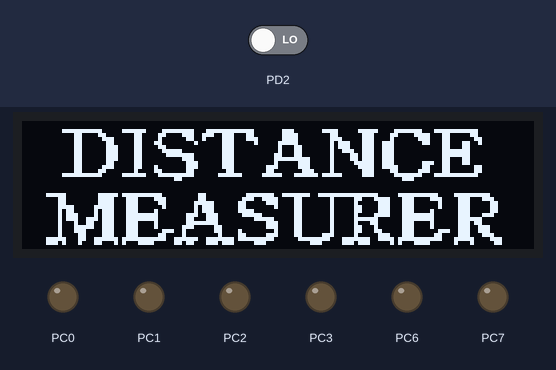
Simulated run of this program. Board: ATmega8, built with avr-gcc and emulated at 16 MHz. On the bench: 128×32 one-colour display, output pins drawn as LEDs (lit = HIGH). Wiring (inferred from the names in the program): SSD1306 OLED at I2C address 0x3C. The test bench sets the inputs (shaded band); at power-on: PD2 LOW. Pins used as bus, display or sensor lines are not drawn.

Above: at 0.1 s.
At 1.2 s:
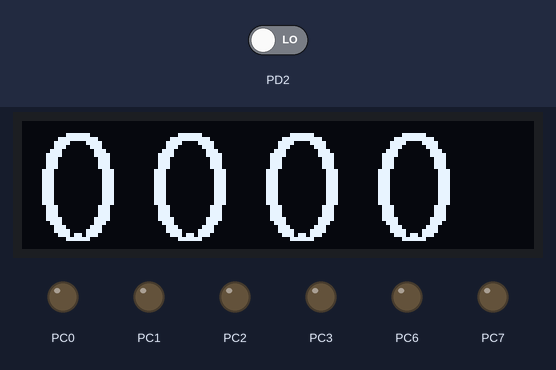

The program:

main.c
```c
/*
	폰트크기 21일때 (폭 17 세로 20) -> 20x24 폰트제작 가능
	폰트크기 28일때 (폭 23 세로 27) -> 28x32 폰트제작 가능

	atmega8의 데이터를 sram이 아닌 플래시 메모라에 저장하려면 pgmspace.h 를 사용해야한다. 이때 #define __PROG_TYPES_COMPAT__	를 추가해줘야함
	10x16 폰트를 출력하려면 8비트 데이터 20개가 필요함 28x32 폰트를 출력하려면 8비트 데이터 112개 필요

	출력방식은 데이터시트의 page addressing mode 참조

	통신 방식은 IIC avr에서는 TWI통신이라고 불린다.

*/


#define F_CPU 16000000UL
#define __PROG_TYPES_COMPAT__	//비트맵, 폰트데이터를 sram이 아닌 플래시 메모리에 저장하기 위해 사용

#include <avr/io.h>
#include <util/delay.h>
#include <avr/pgmspace.h>	//비트맵, 폰트데이터를 sram이 아닌 플래시 메모리에 저장하기 위해 사용
#include <avr/interrupt.h>
#define add 0x78

volatile unsigned int count = 0,m = 0, n = 0, cnt = 0, over_cnt = 0, sum = 0;
volatile unsigned int one, two, three, four;

const prog_uchar panel [] = {
	0x00, 0x00, 0x00, 0x00, 0x00, 0x00, 0x00, 0x00, 0x00, 0x00, 0x04, 0x04, 0x04, 0xFC, 0xFC, 0x04,
	0x04, 0x04, 0x04, 0x0C, 0x18, 0xF0, 0xF0, 0xC0, 0x00, 0x04, 0x04, 0x04, 0xFC, 0xFC, 0x04, 0x00,
	0x00, 0x20, 0x78, 0xCC, 0x84, 0x84, 0x84, 0x84, 0x0C, 0x1C, 0x1C, 0x20, 0x00, 0x18, 0x0C, 0x0C,
	0x04, 0x04, 0xFC, 0xFC, 0xFC, 0x04, 0x04, 0x04, 0x1C, 0x1C, 0x30, 0x00, 0x00, 0x00, 0x00, 0x00,
	0xE0, 0x3C, 0x3C, 0x3C, 0xF8, 0xC0, 0x00, 0x00, 0x00, 0x00, 0x00, 0x04, 0x04, 0xFC, 0x1C, 0x70,
	0xE0, 0xE0, 0x80, 0x00, 0x04, 0xFC, 0xFC, 0xFC, 0x04, 0x00, 0xE0, 0xE0, 0xF8, 0x0C, 0x04, 0x04,
	0x04, 0x04, 0x0C, 0x1C, 0x38, 0x38, 0x00, 0x04, 0x04, 0xFC, 0xFC, 0x84, 0x84, 0x84, 0xE4, 0xE4,
	0x0C, 0x1C, 0x30, 0x00, 0x00, 0x00, 0x00, 0x00, 0x00, 0x00, 0x00, 0x00, 0x00, 0x00, 0x00, 0x00,
	0x00, 0x00, 0x00, 0x00, 0x00, 0x00, 0x00, 0x00, 0x00, 0x00, 0x20, 0x20, 0x20, 0x3F, 0x3F, 0x20,
	0x20, 0x20, 0x20, 0x30, 0x18, 0x0F, 0x0F, 0x03, 0x00, 0x20, 0x20, 0x20, 0x3F, 0x2F, 0x20, 0x00,
	0x00, 0x18, 0x30, 0x20, 0x21, 0x21, 0x61, 0x61, 0x23, 0x3F, 0x3F, 0x0C, 0x00, 0x00, 0x00, 0x00,
	0x00, 0x20, 0x2F, 0x3F, 0x3F, 0x20, 0x20, 0x00, 0x00, 0x00, 0x00, 0x00, 0x20, 0x38, 0x38, 0x2F,
	0x23, 0x02, 0x02, 0x02, 0x23, 0x2F, 0x3E, 0x3E, 0x30, 0x20, 0x00, 0x20, 0x20, 0x3F, 0x20, 0x20,
	0x00, 0x00, 0x03, 0x07, 0x0C, 0x3F, 0x3F, 0x3F, 0x00, 0x00, 0x0F, 0x0F, 0x1F, 0x38, 0x20, 0x60,
	0x60, 0x60, 0x20, 0x30, 0x1C, 0x1C, 0x04, 0x20, 0x20, 0x3F, 0x3F, 0x21, 0x21, 0x21, 0x27, 0x27,
	0x20, 0x38, 0x18, 0x00, 0x00, 0x00, 0x00, 0x00, 0x00, 0x00, 0x00, 0x00, 0x00, 0x00, 0x00, 0x00,
	0x00, 0x00, 0x00, 0x00, 0x00, 0x00, 0x04, 0x04, 0x04, 0xFC, 0x3C, 0xE0, 0xE0, 0x80, 0x00, 0x00,
	0x00, 0x00, 0xE0, 0x3C, 0xFC, 0xFC, 0xFC, 0x04, 0x00, 0x04, 0xFC, 0xFC, 0xFC, 0x84, 0x84, 0x84,
	0x84, 0xCC, 0x1C, 0x38, 0x00, 0x00, 0x00, 0x00, 0x00, 0x80, 0x80, 0xF0, 0x1C, 0x7C, 0xF0, 0xF0,
	0x80, 0x00, 0x00, 0x00, 0x00, 0x00, 0x70, 0xF8, 0xCC, 0xCC, 0x84, 0x84, 0x0C, 0x1C, 0x1C, 0x38,
	0x00, 0x04, 0x04, 0x04, 0xFC, 0xFC, 0x04, 0x04, 0x00, 0x00, 0x04, 0x04, 0x04, 0xFC, 0x04, 0x04,
	0x04, 0x04, 0x04, 0xFC, 0x6C, 0x04, 0x04, 0x04, 0x8C, 0xF8, 0xF8, 0xF8, 0x00, 0x00, 0x04, 0xFC,
	0xFC, 0xFC, 0x84, 0x84, 0x84, 0x84, 0xCC, 0x0C, 0x38, 0x00, 0x00, 0x00, 0x04, 0xFC, 0xFC, 0xFC,
	0x04, 0x04, 0x04, 0x8C, 0x8C, 0xF8, 0x70, 0x00, 0x00, 0x00, 0x00, 0x00, 0x00, 0x00, 0x00, 0x00,
	0x00, 0x00, 0x00, 0x00, 0x00, 0x00, 0x60, 0x60, 0x60, 0x3F, 0x60, 0x01, 0x01, 0x0F, 0x7C, 0x3C,
	0x07, 0x07, 0x61, 0x60, 0x3F, 0x3F, 0x3F, 0x60, 0x00, 0x60, 0x3F, 0x3F, 0x3F, 0x61, 0x61, 0x61,
	0x61, 0x27, 0x30, 0x38, 0x08, 0x08, 0x60, 0x60, 0x3C, 0x67, 0x67, 0x22, 0x02, 0x02, 0x63, 0x63,
	0x6F, 0x3C, 0x60, 0x60, 0x60, 0x00, 0x38, 0x30, 0x20, 0x20, 0x61, 0x61, 0x61, 0x37, 0x37, 0x1E,
	0x00, 0x00, 0x00, 0x00, 0x1F, 0x3F, 0x20, 0x20, 0x60, 0x60, 0x60, 0x30, 0x30, 0x1F, 0x00, 0x00,
	0x60, 0x60, 0x60, 0x3F, 0x6D, 0x61, 0x61, 0x03, 0x0F, 0x38, 0x30, 0x30, 0x60, 0x00, 0x60, 0x3F,
	0x3F, 0x3F, 0x61, 0x61, 0x61, 0x61, 0x27, 0x30, 0x38, 0x08, 0x08, 0x00, 0x60, 0x3F, 0x3F, 0x3F,
	0x61, 0x03, 0x0F, 0x1C, 0x1C, 0x30, 0x60, 0x60, 0x00, 0x00, 0x00, 0x00, 0x00, 0x00, 0x00, 0x00
};


// 10x16 폰트 배열
const prog_uchar font [][20] = {
	//0
	{0x00, 0xC0, 0xE0, 0xF0, 0xF0, 0x38, 0x18, 0x88, 0xF8, 0xF0, 0x0F, 0x1F, 0x1F, 0x13, 0x18, 0x0C, 0x06, 0x03, 0x01, 0x00},
	//1
	{0x00, 0x00, 0x00, 0x80, 0xC0, 0xE0, 0xF0, 0XF8, 0X38, 0X18, 0x02, 0x12, 0x1B, 0x1D, 0x1F, 0x0F, 0x03, 0x00, 0x00, 0x00},
	//2
	{0x00, 0x00, 0xE0, 0xF0, 0xF0, 0x38, 0x88, 0xF8, 0xF8, 0x70, 0x10, 0x18, 0x0C, 0x1E, 0x1E, 0x1B, 0x19, 0x18, 0x08, 0x00},
	//3
	{0x00, 0x00, 0x00, 0x70, 0x70, 0xB8, 0x88, 0xC8, 0x78 ,0x78, 0x0E, 0x1E, 0x16, 0x10, 0x18, 0x1C, 0x1F, 0x0F, 0x07, 0x00},
	//4
	{0x00, 0x00, 0x00, 0xC0, 0xE0, 0x78, 0x38, 0x98, 0xC8, 0x40, 0x04, 0x06, 0x13, 0x1F, 0x1C, 0x1E, 0x0F, 0x05, 0x04, 0x00},
	//5
	{0x00, 0x00, 0x00, 0xC0, 0xF0, 0xB8, 0x98, 0x98, 0x18, 0x08, 0x0C, 0x1C, 0x14, 0x10, 0x18, 0x1C, 0x1F, 0x0F, 0x07, 0x00},
	//6
	{0x00, 0x00, 0xC0, 0xE0, 0xF0, 0xF0, 0x98, 0x88, 0x38, 0x38, 0x00, 0x0F, 0x1F, 0x1F, 0x13, 0x1D, 0x1F, 0x0F, 0x07, 0x00},
	//7
	{0x00, 0x00, 0x00, 0x20, 0x38, 0x98, 0xD0, 0xF0, 0x30, 0x18, 0x00, 0x00, 0x38, 0x3E, 0x3F, 0x07, 0x01, 0x00, 0x00, 0x00},
	//8
	{0x00, 0x00, 0x00, 0x70, 0xF0, 0xF8, 0xC8, 0xF8, 0x78, 0x30, 0x0E, 0x1F, 0x1F, 0x11, 0x11, 0x11, 0x1F, 0x0F, 0x07, 0x00},
	//9
	{0x00, 0x00, 0xE0, 0xF0, 0xF8, 0x38, 0xC8, 0xF8, 0xF8, 0xF0, 0x0C, 0x1C, 0x1C, 0x11, 0x19, 0x0D, 0x0F, 0x07, 0x03, 0x00},
	//c
	{0x00, 0x00, 0x80, 0xC0, 0x60, 0x20, 0x20, 0x20, 0x20, 0x00, 0x00, 0x00, 0x0F, 0x1F, 0x30, 0x20, 0x20, 0x20, 0x20, 0x00},
	//m
	{0xC0, 0xC0, 0x40, 0x40, 0x80, 0x80, 0x40, 0x40, 0xC0, 0x80, 0x3F, 0x3F, 0x00, 0x00, 0x3F, 0x3F, 0x00, 0x00, 0x3F, 0x3F}
};

//28x32 폰트 배열
const prog_uchar large_font [][112] = {
	//0
	{0x00, 0x00, 0x00, 0x00, 0x00, 0x00, 0x00, 0x80, 0xE0, 0xF0, 0x70, 0x38, 0x18, 0x18, 0x18, 0x18,
	0x38, 0x70, 0xF0, 0xE0, 0x80, 0x00, 0x00, 0x00, 0x00, 0x00, 0x00, 0x00, 0x00, 0x00, 0x00, 0x00,
	0x00, 0xF0, 0xFF, 0xFF, 0x0F, 0x01, 0x00, 0x00, 0x00, 0x00, 0x00, 0x00, 0x00, 0x00, 0x01, 0x0F,
	0xFF, 0xFF, 0xF0, 0x00, 0x00, 0x00, 0x00, 0x00, 0x00, 0x00, 0x00, 0x00, 0x00, 0x1F, 0xFF, 0xFF,
	0xE0, 0x00, 0x00, 0x00, 0x00, 0x00, 0x00, 0x00, 0x00, 0x00, 0x00, 0xE0, 0xFF, 0xFF, 0x1F, 0x00,
	0x00, 0x00, 0x00, 0x00, 0x00, 0x00, 0x00, 0x00, 0x00, 0x00, 0x01, 0x03, 0x0F, 0x1F, 0x1C, 0x38,
	0x20, 0x30, 0x30, 0x20, 0x38, 0x1C, 0x1F, 0x0F, 0x03, 0x01, 0x00, 0x00, 0x00, 0x00, 0x00, 0x00},
	//1
	{0x00, 0x00, 0x00, 0x00, 0x00, 0x00, 0x00, 0x00, 0x00, 0x80, 0x80, 0x80, 0xC0, 0xC0, 0xF8, 0xF8,
	0xF8, 0x00, 0x00, 0x00, 0x00, 0x00, 0x00, 0x00, 0x00, 0x00, 0x00, 0x00, 0x00, 0x00, 0x00, 0x00,
	0x00, 0x00, 0x00, 0x00, 0x00, 0x01, 0x01, 0x01, 0x01, 0x01, 0xFF, 0xFF, 0xFF, 0x00, 0x00, 0x00,
	0x00, 0x00, 0x00, 0x00, 0x00, 0x00, 0x00, 0x00, 0x00, 0x00, 0x00, 0x00, 0x00, 0x00, 0x00, 0x00,
	0x00, 0x00, 0x00, 0x00, 0x00, 0x00, 0xFF, 0xFF, 0xFF, 0x00, 0x00, 0x00, 0x00, 0x00, 0x00, 0x00,
	0x00, 0x00, 0x00, 0x00, 0x00, 0x00, 0x00, 0x00, 0x00, 0x00, 0x00, 0x00, 0x00, 0x00, 0x00, 0x00,
	0x00, 0x00, 0x3F, 0x3F, 0x3F, 0x00, 0x00, 0x00, 0x00, 0x00, 0x00, 0x00, 0x00, 0x00, 0x00, 0x00},
	//2
	{0x00, 0x00, 0x00, 0x00, 0x00, 0x00, 0x80, 0xC0, 0xE0, 0xF0, 0x70, 0x38, 0x18, 0x18, 0x18, 0x18,
	0x18, 0x38, 0x70, 0xF0, 0xE0, 0xC0, 0x80, 0x00, 0x00, 0x00, 0x00, 0x00, 0x00, 0x00, 0x00, 0x00,
	0x00, 0x00, 0x0F, 0x0F, 0x0F, 0x00, 0x00, 0x00, 0x00, 0x00, 0x00, 0x00, 0x00, 0x80, 0xC0, 0xE0,
	0xFF, 0x7F, 0x1F, 0x00, 0x00, 0x00, 0x00, 0x00, 0x00, 0x00, 0x00, 0x00, 0x00, 0x00, 0x00, 0xC0,
	0xE0, 0xF0, 0x70, 0x38, 0x1C, 0x0C, 0x06, 0x06, 0x03, 0x03, 0x01, 0x00, 0x00, 0x00, 0x00, 0x00,
	0x00, 0x00, 0x00, 0x00, 0x00, 0x00, 0x00, 0x00, 0x00, 0x3C, 0x3F, 0x3F, 0x23, 0x30, 0x30, 0x30,
	0x30, 0x30, 0x30, 0x30, 0x30, 0x30, 0x30, 0x30, 0x30, 0x30, 0x30, 0x00, 0x00, 0x00, 0x00, 0x00},
	//3
	{0x00, 0x00, 0x00, 0x00, 0x00, 0x00, 0x80, 0xC0, 0xE0, 0xF0, 0x18, 0x38, 0x08, 0x08, 0x08, 0x08,
	0x38, 0x18, 0xF0, 0xE0, 0xC0, 0x80, 0x00, 0x00, 0x00, 0x00, 0x00, 0x00, 0x00, 0x00, 0x00, 0x00,
	0x00, 0x00, 0x07, 0x07, 0x07, 0x00, 0x00, 0x00, 0x80, 0x80, 0x80, 0x80, 0xC0, 0xC0, 0xF0, 0x7F,
	0x3F, 0x1F, 0x00, 0x00, 0x00, 0x00, 0x00, 0x00, 0x00, 0x00, 0x00, 0x00, 0x00, 0xE0, 0xE0, 0xE0,
	0x00, 0x00, 0x00, 0x00, 0x01, 0x01, 0x01, 0x01, 0x01, 0x03, 0x07, 0x0F, 0xFE, 0xFC, 0xF8, 0x00,
	0x00, 0x00, 0x00, 0x00, 0x00, 0x00, 0x00, 0x00, 0x00, 0x01, 0x07, 0x0F, 0x1E, 0x1C, 0x30, 0x38,
	0x20, 0x20, 0x20, 0x20, 0x38, 0x30, 0x1C, 0x1E, 0x0F, 0x07, 0x01, 0x00, 0x00, 0x00, 0x00, 0x00},
	//4
	{0x00, 0x00, 0x00, 0x00, 0x00, 0x00, 0x00, 0x00, 0x00, 0x00, 0x00, 0x00, 0x00, 0x00, 0x80, 0xE0,
	0xF0, 0xF8, 0xF8, 0xF8, 0x00, 0x00, 0x00, 0x00, 0x00, 0x00, 0x00, 0x00, 0x00, 0x00, 0x00, 0x00,
	0x00, 0x00, 0x00, 0x00, 0x00, 0x80, 0xE0, 0xF0, 0x7C, 0x3E, 0x0F, 0x07, 0x03, 0xFF, 0xFF, 0xFF,
	0x00, 0x00, 0x00, 0x00, 0x00, 0x00, 0x00, 0x00, 0x00, 0x00, 0x00, 0x00, 0x00, 0xE0, 0xF0, 0xFC,
	0x9F, 0xCF, 0xC3, 0xC1, 0xC0, 0xC0, 0xC0, 0xC0, 0x80, 0xFF, 0xFF, 0xFF, 0x80, 0xC0, 0xC0, 0xC0,
	0x00, 0x00, 0x00, 0x00, 0x00, 0x00, 0x00, 0x00, 0x00, 0x00, 0x00, 0x00, 0x00, 0x00, 0x00, 0x00,
	0x00, 0x00, 0x00, 0x00, 0x00, 0x3F, 0x3F, 0x3F, 0x00, 0x00, 0x00, 0x00, 0x00, 0x00, 0x00, 0x00},
	//5
	{0x00, 0x00, 0x00, 0x00, 0x00, 0x00, 0x00, 0xC0, 0xF8, 0xF8, 0x18, 0x18, 0x18, 0x18, 0x18, 0x18,
	0x18, 0x18, 0x18, 0x18, 0x18, 0x18, 0x00, 0x00, 0x00, 0x00, 0x00, 0x00, 0x00, 0x00, 0x00, 0x00,
	0x00, 0x00, 0xF0, 0xFF, 0xFF, 0xE7, 0x70, 0x70, 0x30, 0x30, 0x30, 0x30, 0x70, 0x70, 0xE0, 0xC0,
	0xC0, 0x00, 0x00, 0x00, 0x00, 0x00, 0x00, 0x00, 0x00, 0x00, 0x00, 0x00, 0x00, 0x00, 0x01, 0x01,
	0x01, 0x00, 0x00, 0x00, 0x00, 0x00, 0x00, 0x00, 0x00, 0x00, 0x00, 0x03, 0xFF, 0xFF, 0xFC, 0x00,
	0x00, 0x00, 0x00, 0x00, 0x00, 0x00, 0x00, 0x00, 0x00, 0x07, 0x0F, 0x1F, 0x1C, 0x30, 0x38, 0x20,
	0x20, 0x20, 0x20, 0x20, 0x38, 0x18, 0x1C, 0x1F, 0x0F, 0x03, 0x00, 0x00, 0x00, 0x00, 0x00, 0x00},
	//6
	{0x00, 0x00, 0x00, 0x00, 0x00, 0x00, 0x00, 0x80, 0xE0, 0xF0, 0x70, 0x38, 0x38, 0x18, 0x18, 0x18,
	0x38, 0x38, 0xF0, 0xF0, 0xE0, 0x80, 0x00, 0x00, 0x00, 0x00, 0x00, 0x00, 0x00, 0x00, 0x00, 0x00,
	0x00, 0xF0, 0xFE, 0xFF, 0x8F, 0xC1, 0xC0, 0xE0, 0x60, 0x60, 0x60, 0x60, 0x60, 0xE0, 0xC0, 0xC3,
	0x83, 0x03, 0x00, 0x00, 0x00, 0x00, 0x00, 0x00, 0x00, 0x00, 0x00, 0x00, 0x00, 0xFF, 0xFF, 0xFF,
	0x07, 0x01, 0x00, 0x00, 0x00, 0x00, 0x00, 0x00, 0x00, 0x00, 0x01, 0x03, 0xFF, 0xFF, 0xFC, 0x00,
	0x00, 0x00, 0x00, 0x00, 0x00, 0x00, 0x00, 0x00, 0x00, 0x00, 0x03, 0x0F, 0x1F, 0x1C, 0x30, 0x38,
	0x20, 0x20, 0x20, 0x20, 0x30, 0x30, 0x18, 0x1E, 0x0F, 0x07, 0x01, 0x00, 0x00, 0x00, 0x00, 0x00},
	//7
	{0x00, 0x00, 0x00, 0x00, 0x00, 0x00, 0x18, 0x18, 0x18, 0x18, 0x18, 0x18, 0x18, 0x18, 0x18, 0x18,
	0x18, 0x98, 0xC8, 0xF8, 0xF8, 0x78, 0x18, 0x00, 0x00, 0x00, 0x00, 0x00, 0x00, 0x00, 0x00, 0x00,
	0x00, 0x00, 0x00, 0x00, 0x00, 0x00, 0x00, 0x00, 0x00, 0xC0, 0xF0, 0xFC, 0x7F, 0x1F, 0x07, 0x01,
	0x00, 0x00, 0x00, 0x00, 0x00, 0x00, 0x00, 0x00, 0x00, 0x00, 0x00, 0x00, 0x00, 0x00, 0x00, 0x00,
	0x00, 0x00, 0xC0, 0xF8, 0xFF, 0x7F, 0x07, 0x01, 0x00, 0x00, 0x00, 0x00, 0x00, 0x00, 0x00, 0x00,
	0x00, 0x00, 0x00, 0x00, 0x00, 0x00, 0x00, 0x00, 0x00, 0x00, 0x00, 0x00, 0x00, 0x3E, 0x3F, 0x3F,
	0x07, 0x00, 0x00, 0x00, 0x00, 0x00, 0x00, 0x00, 0x00, 0x00, 0x00, 0x00, 0x00, 0x00, 0x00, 0x00},
	//8
	{0x00, 0x00, 0x00, 0x00, 0x00, 0x00, 0x80, 0xC0, 0xE0, 0xF0, 0x70, 0x38, 0x18, 0x18, 0x18, 0x18,
	0x18, 0x38, 0x70, 0xF0, 0xE0, 0xC0, 0x80, 0x00, 0x00, 0x00, 0x00, 0x00, 0x00, 0x00, 0x00, 0x00,
	0x00, 0x00, 0x1F, 0x3F, 0x7F, 0xF0, 0xE0, 0xC0, 0x80, 0x80, 0x80, 0x80, 0x80, 0xC0, 0xE0, 0xF0,
	0x7F, 0x3F, 0x0F, 0x00, 0x00, 0x00, 0x00, 0x00, 0x00, 0x00, 0x00, 0x00, 0x00, 0xF0, 0xFC, 0xFE,
	0x0F, 0x07, 0x03, 0x03, 0x01, 0x01, 0x01, 0x01, 0x03, 0x03, 0x07, 0x0F, 0xFF, 0xFE, 0xFC, 0x00,
	0x00, 0x00, 0x00, 0x00, 0x00, 0x00, 0x00, 0x00, 0x00, 0x01, 0x07, 0x0F, 0x1E, 0x1C, 0x30, 0x38,
	0x20, 0x20, 0x20, 0x20, 0x38, 0x30, 0x18, 0x1C, 0x0F, 0x07, 0x01, 0x00, 0x00, 0x00, 0x00, 0x00},
	//9
	{0x00, 0x00, 0x00, 0x00, 0x00, 0x00, 0xC0, 0xE0, 0xF0, 0x70, 0x38, 0x38, 0x18, 0x18, 0x18, 0x18,
	0x38, 0x38, 0x70, 0xF0, 0xE0, 0x80, 0x00, 0x00, 0x00, 0x00, 0x00, 0x00, 0x00, 0x00, 0x00, 0x00,
	0x00, 0x7F, 0xFF, 0xFF, 0x81, 0x00, 0x00, 0x00, 0x00, 0x00, 0x00, 0x00, 0x00, 0x00, 0x00, 0xC1,
	0xDD, 0xFF, 0xFE, 0x00, 0x00, 0x00, 0x00, 0x00, 0x00, 0x00, 0x00, 0x00, 0x00, 0x00, 0x01, 0x03,
	0x07, 0x07, 0x0E, 0x0C, 0x0C, 0x0C, 0x0C, 0x0C, 0x0E, 0x06, 0x07, 0xE3, 0xFB, 0xFF, 0x1F, 0x00,
	0x00, 0x00, 0x00, 0x00, 0x00, 0x00, 0x00, 0x00, 0x00, 0x00, 0x07, 0x0F, 0x1F, 0x1C, 0x38, 0x20,
	0x20, 0x20, 0x20, 0x20, 0x38, 0x1C, 0x1E, 0x0F, 0x07, 0x01, 0x00, 0x00, 0x00, 0x00, 0x00, 0x00}
};

// 16*32 (:)폰트 배열
const prog_uchar dot [][16] = {
	{0x00, 0x00, 0x00, 0x00, 0x00, 0x00, 0x80, 0x80, 0x80, 0x00, 0x00, 0x00, 0x00, 0x00, 0x00, 0x00},
	{0x00, 0x00, 0x00, 0x00, 0x00, 0x03, 0x07, 0x07, 0x07, 0x03, 0x00, 0x00, 0x00, 0x00, 0x00, 0x00},
	{0x00, 0x00, 0x00, 0x00, 0x00, 0x80, 0xC0, 0xC0, 0xC0, 0x80, 0x00, 0x00, 0x00, 0x00, 0x00, 0x00},
	{0x00, 0x00, 0x00, 0x00, 0x00, 0x01, 0x03, 0x03, 0x03, 0x01, 0x00, 0x00, 0x00, 0x00, 0x00, 0x00}
};


void write(uint8_t com);
void data_write(uint8_t data);
void draw(const unsigned char *ch);
void draw_font(int x, int y, int ch);
void draw_large_font(int x, int ch);
void oled_init(void);
void clear(void);
//void draw_dot(int x);


//SSD1306 커맨드 전송 함수
void write(uint8_t com)
{
	TWCR=0xA4;	//Send START
	while (!(TWCR & (1<<TWINT)));

	TWDR=add;	//slave address + R/W
	TWCR=0x84;
	while (!(TWCR & (1<<TWINT)));

	TWDR=0x00;	//command 모드
	TWCR=0x84;
	while (!(TWCR & (1<<TWINT)));

	TWDR=com;	//data 출력
	TWCR=0x84;
	while (!(TWCR & (1<<TWINT)));

	TWCR=0x94;	//Send STOP
}

//SSD1306 데이터 전송 함수
void data_write(uint8_t data)
{
	TWCR=0xA4;	//Send START
	while (!(TWCR & (1<<TWINT)));

	TWDR=add;	//slave address + R/W
	TWCR=0x84;
	while (!(TWCR & (1<<TWINT)));

	TWDR=0x40;	//data 모드
	TWCR=0x84;
	while (!(TWCR & (1<<TWINT)));

	TWDR=data;	//data 출력
	TWCR=0x84;
	while (!(TWCR & (1<<TWINT)));

	TWCR=0x94;	//Send STOP
}


//128x32 비트맵 전송 함수
void draw(const unsigned char *ch)
{
	unsigned char x,y;
	unsigned int i=0;

	for(y=0;y<4;y++)
	{
		write(0xb0+y);	//(Y축 주소 지정 커맨드 범위(B0~B3))
		write(0x00);	// X축 주소
		write(0x10);	// X축 주소

		for(x=0;x<128;x++)
		{
			data_write(pgm_read_byte(&ch[i++]));		//ATMEGA8의 EEPROM이 아닌 플래시 메모리에 배열을 저장했기 때문에 pgm_read_byte로 읽어야한다.
		}
	}
}

//10x16 폰트 출력 함수
void draw_font(int x, int y, int ch)
{
	unsigned int i, j, k =0;
	unsigned int high, low;

	high = x / 16;
	low = x % 16;

	for(i=0; i<2; i++)
	{
		write(0xb0+i+y);
		write(0x00+low);
		write(0x10+high);
		for(j=0; j < 10; j++)
		{
			data_write(pgm_read_byte(&font[ch][k++]));
		}
	}
}

//28x32 폰트 출력 함수
void draw_large_font(int x, int ch)
{
	unsigned int i, j, k =0;
	unsigned int high, low;

	high = x / 16;
	low = x % 16;

	for(i=0; i<4; i++)
	{
		write(0xb0+i);
		write(0x00+low);
		write(0x10+high);

		for(j=0; j < 28; j++)
		{
			data_write(pgm_read_byte(&large_font[ch][k++]));
		}
	}
}

/*
void draw_dot(int x)
{
	unsigned int i, j, k =0;
	unsigned int high, low;

	high = x / 16;
	low = x % 16;

	for(i=0; i<4; i++)
	{
		k =0;
		write(0xb0+i);
		write(0x00+low);
		write(0x10+high);

		for(j=0; j < 16; j++)
		{
			data_write(pgm_read_byte(&dot[i][k++]));
		}
	}
}
*/

//OLED 화면 클리어 함수
void clear(void)
{
	unsigned int i, j;

	for(i=0; i<4; i++)
	{
		write(0xb0+i);
		write(0x00);
		write(0x10);
		for(j=0; j < 128; j++)
		{
			data_write(0x00);	//0X00으로 전부 채운다.
		}
	}
}


//OLED 화면 초기화 함수
void oled_init(void)
{
	write(0xAE); //display off
	write(0x20); //Set Memory Addressing Mode
	write(0x10); //00,Horizontal Addressing Mode;01,Vertical Addressing Mode;10,Page Addressing Mode (RESET);11,Invalid
	write(0xb0); //Set Page Start Address for Page Addressing Mode,0-7
	write(0xc8); //Set COM Output Scan Direction
	write(0x00); //---set low column address
	write(0x10); //---set high column address
	write(0x40); //--set start line address

	write(0x81); //--set contrast control register*
	write(0xFF);

	write(0xa1); //--set segment re-map 0 to 127
	write(0xa6); //--set normal display
	write(0xa8); //--set multiplex ratio(1 to 64)
	write(0x1F); //
	write(0xa4); //0xa4,Output follows RAM content;0xa5,Output ignores RAM content
	write(0xd3); //-set display offset
	write(0x00); //-not offset
	write(0xd5); //--set display clock divide ratio/oscillator frequency
	write(0xf0); //--set divide ratio
	write(0xd9); //--set pre-charge period

	write(0x22); //
	write(0xda); //--set com pins hardware configuration
	write(0x02);
	write(0xdb); //--set vcomh

	write(0x20); //0x20,0.77xVcc
	write(0x8d); //--set DC-DC enable
	write(0x14); //
	write(0xaf); //--turn on oled panel
}


//각자리수값 구하는 함수
void out_num(int k)
{
	one = k % 10;
	two = (k / 10) % 10;
	three = (k / 100) % 10;
	four = k / 1000;
}

//8비트 타이머 오버플로우 인터럽트
ISR(TIMER0_OVF_vect)
{
	TCNT0=140;	//5.8us의 주기로 반복 -> 5.8us의 출력이 나올때기 1cm 이기때문에
	count++;
}

//INT0 인터럽트
ISR(INT0_vect)
{
	if(m == 0)
	{
		count = 0;
		TIMSK=0x01; // 오버플로우 인터럽트 설정 0
		TCCR0=0x02;	//프리스케일 설정
		TCNT0=140;	//시작 레지스터 설정
		MCUCR=0x02;	//하강에지로 설정
		m = 1;
	}

	else
	{
		TIMSK=0x00; //오버플로우 인터럽트 설정 x
		m = 0;

		//450 미만(4.5M 미만)일때의 값은 무시
		if(count < 450)
		{
			sum = sum + count;
			cnt++;
		}

		//10번 측정한 값을 평균내서 출력
		if(cnt == 10)
		{
			out_num(sum/cnt);
			cnt=0;
			sum=0;
		}
		MCUCR=0x03;	//상승에지로 설정
	}
}

int main(void)
{
	DDRC = 0xFF;
	DDRD = 0x01;

	TWBR = 12;	//(CPU_Clock/SCL_Clock) - 16)/2 = TWBR*(4^TWPS) -> 통신속도 400kHz설정
	TWSR = 0x00;

	GICR=0x40;	//인터럽트  인에이블
	MCUCR=0x03;	//처음은 상승 엣지로 설정
	SREG=0x80;	//인터럽트 허용

	oled_init();	//OLED 초기화
	_delay_ms(50);

	draw(panel);	//초기화면 DISTANACE MEASURER 출력
	_delay_ms(1000);

	clear();

	while(1)
	{
		PORTD=0x01;
		_delay_us(10);	//초음파센서 트리거 발생
		PORTD=0x00;

		draw_large_font(0,four);		//1의 자리 출력
		draw_large_font(28,three);	//10의자리 출력
		draw_large_font(56,two);		//100의 자리 출력
		draw_large_font(84,one);		//1000의 자리 출력
		_delay_ms(10);
	}
}
```

Measured:
- what the display in image 0 shows lasts 1.1 s, from 0.1 s to 1.2 s
